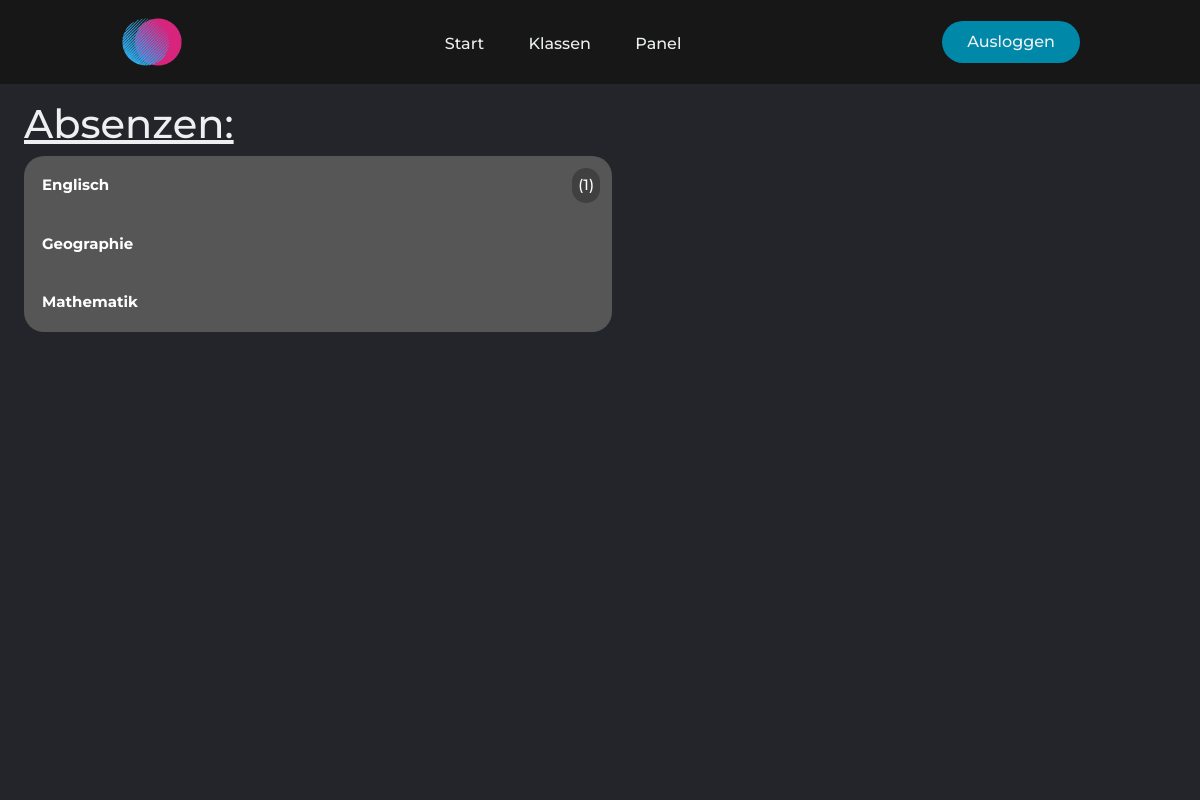
Page /schuler/absenzen/2/ (signed in) on the earlier database version.
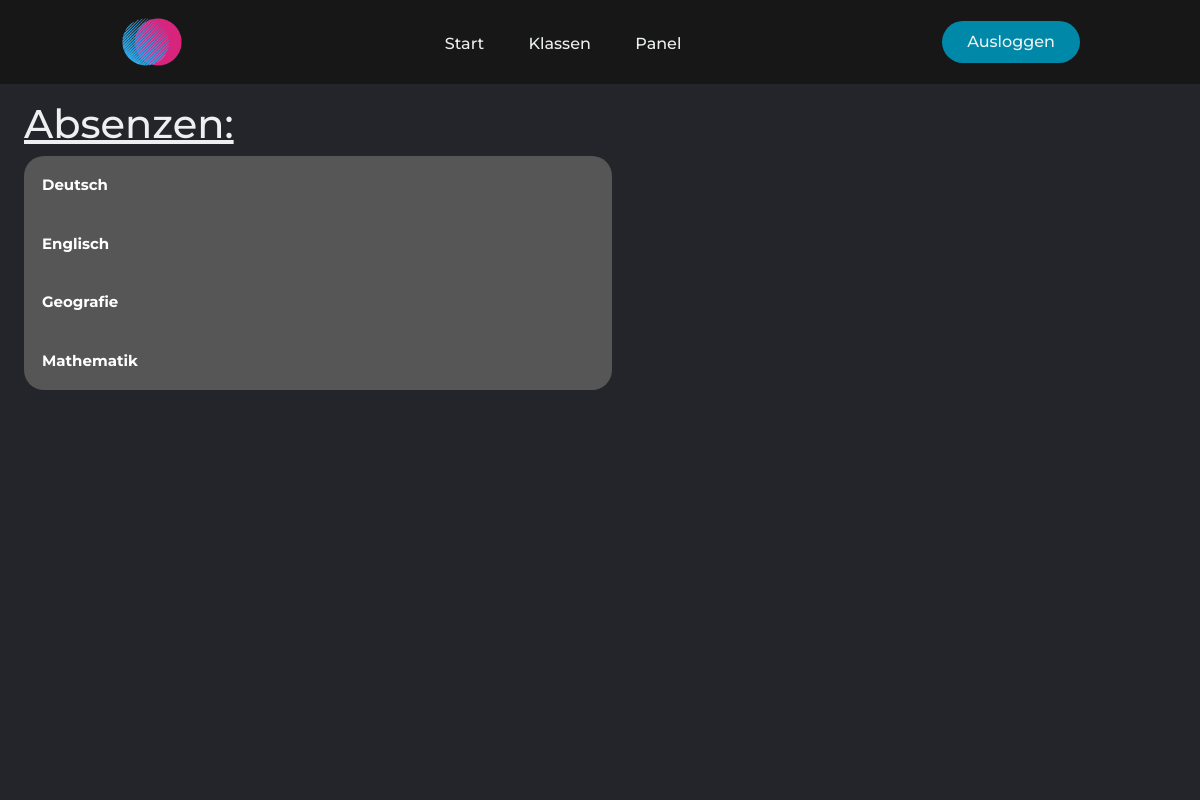
Same page on the later database version.
### mainApp/models.py (models this page shows, shortened)
class Subject(models.Model):
    teacher = models.ForeignKey(Person, on_delete=models.CASCADE)
    name = models.CharField(max_length=20)

### mainApp/views.py (the view)
# urls.py: path('schuler/absenzen/<int:student_id>/', views.all_absenzen, name='all_absenzen'),
def all_absenzen(request, student_id):
    if request.user.is_authenticated:
        if request.user.is_teacher():
            if request.method == 'POST':
                if 'excuse' in request.POST:
                    absenzen_objects = Absenzen.objects.filter(pk=request.POST.get('excuse'))
                    for absenz in absenzen_objects:
                        absenz.excused = True
                        absenz.save()
            absenzen_local = Absenzen.get_absenzen(student=student_id)
            absenzen_sum_local = Absenzen.get_sum(absenzen_dict=absenzen_local)
            student = get_object_or_404(Person, pk=student_id)
            return render(request, 'all_absenzen.html', {'absenzen_dict': absenzen_local, 'absenzen_sum_dict': absenzen_sum_local, 'student': student})
        else:
            return redirect('mainApp:home')
    else:
        return redirect('loginForm:login')

### mainApp/models.py (called while the page is built)
    def is_student(self):
        return self.groups.filter(name='Student').exists()

    def is_teacher(self):
        return self.groups.filter(name='Teacher').exists()

    @staticmethod
    def get_sum(absenzen_dict):
        absenzen_sum_dict = {}
        for subject, absenz in absenzen_dict.items():
            absenzen_sum = 0
            for absenz_list in absenz:
                if absenz_list['Entschuldigt'] == 'Nein' and not absenz_list['Abgelaufen']:  # alle unentschuldigten nicht abgelaufenen
                    absenzen_sum += 1
            absenzen_sum_dict[subject] = absenzen_sum
        return absenzen_sum_dict

### mainApp/templatetags/main_extra.py (called while the page is built)
@register.filter
def get_item(dictionary, key):
    return dictionary.get(key)

@register.filter
def get_class_button(local_dict, item):
    local_list = list(local_dict)
    if len(local_list) == 1:
        return 'collapsible bottom-collapsible top-collapsible'
    elif local_list.index(item) == 0:
        return 'collapsible top-collapsible'
    elif local_list.index(item) == len(local_list) - 1:
        return 'collapsible bottom-collapsible'
    return 'collapsible'

### mainApp/templates/all_absenzen.html (shortened to what this page needs)
{% extends 'layout.html' %}
{% load main_extra %}
{% block body %}
    <main>
        <div class="personal-info">
            <h1>
                <u>Absenzen:</u>
            </h1>
            {% if absenzen_dict %}
                {% for subject, absenzen in absenzen_dict.items  %}
                    <button class="{{ absenzen_dict.keys|get_class_button:subject }}" type="button" onclick="collapse_show_button(this)">
                        <strong>{{ subject }}</strong> {% if absenzen_sum_dict|get_item:subject > 0 %}<div class="items-align-right round-border">({{ absenzen_sum_dict|get_item:subject }})</div>{% endif %}
                    </button>
                {% endfor %}
                {% else %}
                <p>Noch keine Fächer eingetragen!</p>
            {% endif %}
        </div>
    </main>
{% endblock %}

Differences in the rows shown:
changed Subject: name "Mathematik" → "Deutsch" (drawn)
changed Subject: name "Geographie" → "Englisch" (drawn)
added Subject: absenzen_dict "Geografie"
changed Subject: name "Englisch" → "Mathematik" (drawn)
Other differences:
new list line: "Deutsch"
new list line: "Englisch"
list line gone: "Englisch 1"
list line gone: "Geographie"
